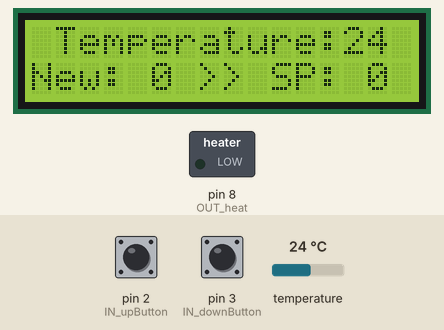
The sketch below on a simulated Arduino Uno, built with avr-gcc and run on an emulated ATmega328P. Shown: 16×2 character LCD, switched loads named in the sketch (green lamp = pin HIGH). The inputs (shaded band) are chosen by the test bench; at power-on: pin 3 (IN_downButton) HIGH, temperature 24 °C, pin 2 (IN_upButton) HIGH.

Above: at 1.3 s.
1.4 s: pin 3 (IN_downButton) pulled LOW for 1 s
At 2.3 s:
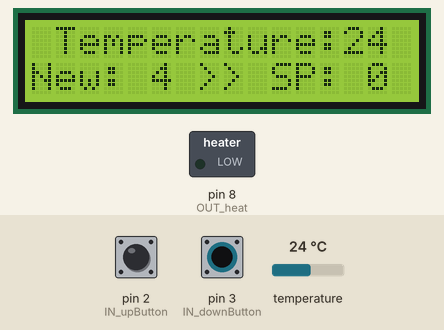
3.9 s: temperature set to 12 °C
At 5.8 s:
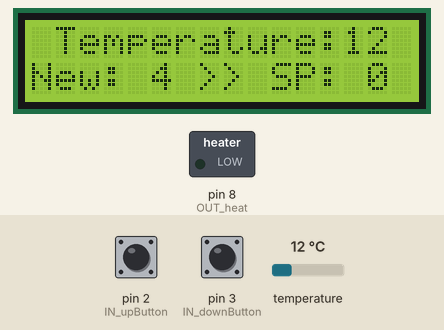
6.1 s: pin 2 (IN_upButton) pulled LOW for 1 s
At 7.2 s:
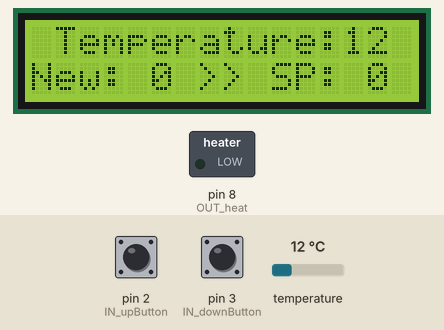
8.6 s: temperature set to 19 °C
At 10.4 s:
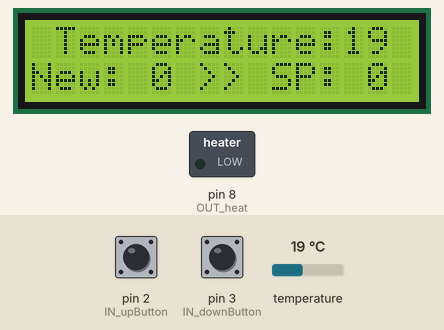
11.6 s: pin 3 (IN_downButton) pulled LOW for 1 s
At 13.0 s:
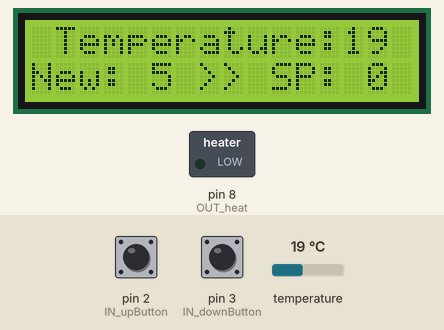
14.1 s: temperature set to 28 °C
At 16.1 s:
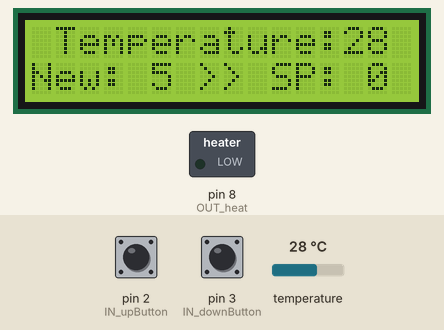
Timing chart, 0 to 17.6 s (numbered marks = the images above; inputs shaded):
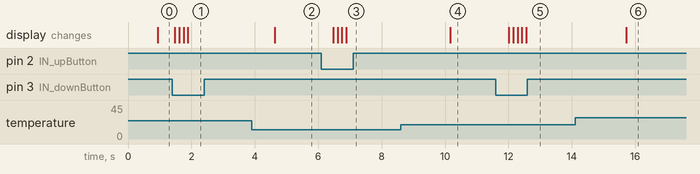

The sketch:

fermenterino.ino
```cpp
#include <LiquidCrystal_I2C.h>
#include <OneWire.h>
#include <DallasTemperature.h>

#define OUT_heat 8
#define IN_upButton 2
#define IN_downButton 3
#define ONE_WIRE_TEMP 4

int temperature = 0;
int setPoint = 0;
int newSetPoint = 0;
int margin = 1;
int up;
int down;
int cycles = 8;

LiquidCrystal_I2C lcd(0x27, 16, 2);

OneWire oneWire(ONE_WIRE_TEMP);
DallasTemperature sensors(&oneWire);

void setup()
{
    pinMode(OUT_heat, OUTPUT);
    pinMode(IN_upButton, INPUT_PULLUP);
    pinMode(IN_downButton, INPUT_PULLUP);

    sensors.begin();

    lcd.begin(16, 2);
    lcd.init();
    lcd.backlight();

    lcd.setCursor(1, 0);
    lcd.print("Temperature:");
    lcd.setCursor(0, 1);
    lcd.print("New:");
    lcd.setCursor(7, 1);
    lcd.print(">> SP:");
}

void loop()
{
    if (cycles == 8)
    {
        sensors.requestTemperatures();
        temperature = sensors.getTempCByIndex(0);
        cycles = 0;
    };
    up = digitalRead(IN_upButton);
    down = digitalRead(IN_downButton);

    if ((up == HIGH) && (down == LOW) && (newSetPoint < 99))
        newSetPoint = newSetPoint + 1;
    if ((up == LOW) && (down == HIGH) && (newSetPoint > 0))
        newSetPoint = newSetPoint - 1;
    if ((up == LOW) && (down == LOW))
        setPoint = newSetPoint;

    if (temperature < 10)
    {
        lcd.setCursor(13, 0);
        lcd.print(' ');
        lcd.setCursor(14, 0);
    }
    else
    {
        lcd.setCursor(13, 0);
    };
    lcd.print(temperature);

    if (newSetPoint < 10)
    {
        lcd.setCursor(4, 1);
        lcd.print(' ');
        lcd.setCursor(5, 1);
    }
    else
    {
        lcd.setCursor(4, 1);
    };
    lcd.print(newSetPoint);
    if (setPoint < 10)
    {
        lcd.setCursor(13, 1);
        lcd.print(' ');
        lcd.setCursor(14, 1);
    }
    else
    {
        lcd.setCursor(13, 1);
    };

    lcd.print(setPoint);

    if (setPoint - margin > temperature)
    {
        digitalWrite(OUT_heat, HIGH);
    }
    else
    {
        digitalWrite(OUT_heat, LOW);
    };

    cycles++;
    delay(125);
}
```

Measured:
- after the input at 1.4 s, the display: first changes after 0.08 s (image 1 shows a later state)
- after the input at 3.9 s, the display: changes after 0.73 s (image 2)
- after the input at 6.1 s, the display: first changes after 0.38 s (image 3 shows a later state)
- after the input at 8.6 s, the display: changes after 1.6 s (image 4)
- after the input at 11.6 s, the display: first changes after 0.42 s (image 5 shows a later state)
- after the input at 14.1 s, the display: changes after 1.6 s (image 6)
